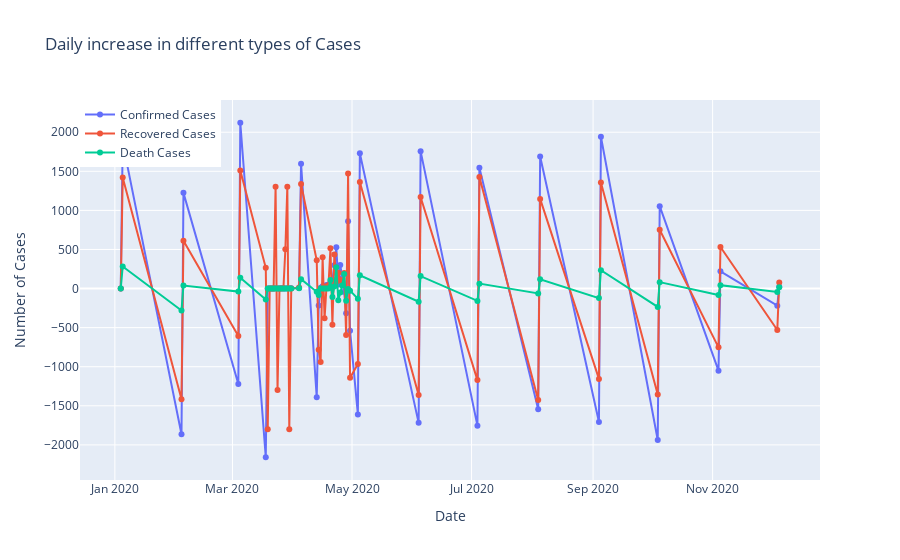

This figure's notebook cell:
### Code cell
print("Average increase in number of Confirmed Cases every day: ",np.round(datewise["Confirmed"].diff().fillna(0).mean()))
print("Average increase in number of Recovered Cases every day: ",np.round(datewise["Recovered"].diff().fillna(0).mean()))
print("Average increase in number of Deaths Cases every day: ",np.round(datewise["Deaths"].diff().fillna(0).mean()))

fig=go.Figure()
fig.add_trace(go.Scatter(x=datewise.index, y=datewise["Confirmed"].diff().fillna(0),mode='lines+markers',
                    name='Confirmed Cases'))
fig.add_trace(go.Scatter(x=datewise.index, y=datewise["Recovered"].diff().fillna(0),mode='lines+markers',
                    name='Recovered Cases'))
fig.add_trace(go.Scatter(x=datewise.index, y=datewise["Deaths"].diff().fillna(0),mode='lines+markers',
                    name='Death Cases'))
fig.update_layout(title="Daily increase in different types of Cases",
                 xaxis_title="Date",yaxis_title="Number of Cases",legend=dict(x=0,y=1,traceorder="normal"))
fig.show()
